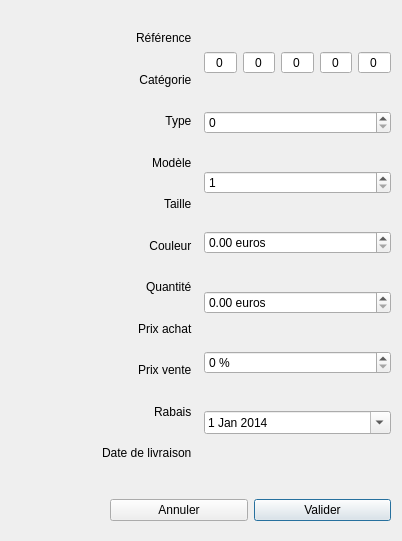
<?xml version="1.0" encoding="UTF-8"?>
<ui version="4.0">
 <class>ajoutStock</class>
 <widget class="QDialog" name="ajoutStock">
  <property name="windowModality">
   <enum>Qt::ApplicationModal</enum>
  </property>
  <property name="geometry">
   <rect>
    <x>0</x>
    <y>0</y>
    <width>402</width>
    <height>541</height>
   </rect>
  </property>
  <property name="windowTitle">
   <string>Ajout d'articles</string>
  </property>
  <widget class="QWidget" name="horizontalLayoutWidget_12">
   <property name="geometry">
    <rect>
     <x>10</x>
     <y>20</y>
     <width>381</width>
     <height>451</height>
    </rect>
   </property>
   <layout class="QHBoxLayout" name="bigHLayout">
    <property name="sizeConstraint">
     <enum>QLayout::SetDefaultConstraint</enum>
    </property>
    <item>
     <layout class="QVBoxLayout" name="labels">
      <item>
       <widget class="QLabel" name="label_ref">
        <property name="font">
         <font>
          <weight>50</weight>
          <italic>false</italic>
          <bold>false</bold>
         </font>
        </property>
        <property name="text">
         <string>Référence  </string>
        </property>
        <property name="alignment">
         <set>Qt::AlignRight|Qt::AlignTrailing|Qt::AlignVCenter</set>
        </property>
       </widget>
      </item>
      <item>
       <widget class="QLabel" name="label_categorie">
        <property name="font">
         <font>
          <weight>50</weight>
          <italic>false</italic>
          <bold>false</bold>
         </font>
        </property>
        <property name="text">
         <string>Catégorie  </string>
        </property>
        <property name="alignment">
         <set>Qt::AlignRight|Qt::AlignTrailing|Qt::AlignVCenter</set>
        </property>
       </widget>
      </item>
      <item>
       <widget class="QLabel" name="label_type">
        <property name="font">
         <font>
          <weight>50</weight>
          <italic>false</italic>
          <bold>false</bold>
         </font>
        </property>
        <property name="text">
         <string>Type  </string>
        </property>
        <property name="alignment">
         <set>Qt::AlignRight|Qt::AlignTrailing|Qt::AlignVCenter</set>
        </property>
       </widget>
      </item>
      <item>
       <widget class="QLabel" name="label_model">
        <property name="font">
         <font>
          <weight>50</weight>
          <italic>false</italic>
          <bold>false</bold>
         </font>
        </property>
        <property name="text">
         <string>Modèle  </string>
        </property>
        <property name="alignment">
         <set>Qt::AlignRight|Qt::AlignTrailing|Qt::AlignVCenter</set>
        </property>
       </widget>
      </item>
      <item>
       <widget class="QLabel" name="label_taille">
        <property name="font">
         <font>
          <weight>50</weight>
          <italic>false</italic>
          <bold>false</bold>
         </font>
        </property>
        <property name="text">
         <string>Taille  </string>
        </property>
        <property name="alignment">
         <set>Qt::AlignRight|Qt::AlignTrailing|Qt::AlignVCenter</set>
        </property>
       </widget>
      </item>
      <item>
       <widget class="QLabel" name="label_couleur">
        <property name="font">
         <font>
          <weight>50</weight>
          <italic>false</italic>
          <bold>false</bold>
         </font>
        </property>
        <property name="text">
         <string>Couleur  </string>
        </property>
        <property name="alignment">
         <set>Qt::AlignRight|Qt::AlignTrailing|Qt::AlignVCenter</set>
        </property>
       </widget>
      </item>
      <item>
       <widget class="QLabel" name="label_quantite">
        <property name="font">
         <font>
          <weight>50</weight>
          <italic>false</italic>
          <bold>false</bold>
         </font>
        </property>
        <property name="text">
         <string>Quantité  </string>
        </property>
        <property name="alignment">
         <set>Qt::AlignRight|Qt::AlignTrailing|Qt::AlignVCenter</set>
        </property>
       </widget>
      </item>
      <item>
       <widget class="QLabel" name="label_achat">
        <property name="font">
         <font>
          <weight>50</weight>
          <italic>false</italic>
          <bold>false</bold>
         </font>
        </property>
        <property name="text">
         <string>Prix achat  </string>
        </property>
        <property name="alignment">
         <set>Qt::AlignRight|Qt::AlignTrailing|Qt::AlignVCenter</set>
        </property>
       </widget>
      </item>
      <item>
       <widget class="QLabel" name="label_vente">
        <property name="font">
         <font>
          <weight>50</weight>
          <italic>false</italic>
          <bold>false</bold>
          <underline>false</underline>
          <strikeout>false</strikeout>
         </font>
        </property>
        <property name="layoutDirection">
         <enum>Qt::LeftToRight</enum>
        </property>
        <property name="text">
         <string>Prix vente  </string>
        </property>
        <property name="alignment">
         <set>Qt::AlignRight|Qt::AlignTrailing|Qt::AlignVCenter</set>
        </property>
       </widget>
      </item>
      <item>
       <widget class="QLabel" name="label_rabais">
        <property name="font">
         <font>
          <weight>50</weight>
          <italic>false</italic>
          <bold>false</bold>
         </font>
        </property>
        <property name="text">
         <string>Rabais  </string>
        </property>
        <property name="alignment">
         <set>Qt::AlignRight|Qt::AlignTrailing|Qt::AlignVCenter</set>
        </property>
       </widget>
      </item>
      <item>
       <widget class="QLabel" name="label_date">
        <property name="font">
         <font>
          <weight>50</weight>
          <italic>false</italic>
          <bold>false</bold>
         </font>
        </property>
        <property name="text">
         <string>Date de livraison  </string>
        </property>
        <property name="alignment">
         <set>Qt::AlignRight|Qt::AlignTrailing|Qt::AlignVCenter</set>
        </property>
       </widget>
      </item>
     </layout>
    </item>
    <item>
     <layout class="QVBoxLayout" name="fields">
      <item>
       <layout class="QHBoxLayout" name="field_reference">
        <item>
         <widget class="QSpinBox" name="refca">
          <property name="alignment">
           <set>Qt::AlignCenter</set>
          </property>
          <property name="buttonSymbols">
           <enum>QAbstractSpinBox::NoButtons</enum>
          </property>
          <property name="maximum">
           <number>9</number>
          </property>
         </widget>
        </item>
        <item>
         <widget class="QSpinBox" name="reft">
          <property name="alignment">
           <set>Qt::AlignCenter</set>
          </property>
          <property name="buttonSymbols">
           <enum>QAbstractSpinBox::NoButtons</enum>
          </property>
         </widget>
        </item>
        <item>
         <widget class="QSpinBox" name="refm">
          <property name="alignment">
           <set>Qt::AlignCenter</set>
          </property>
          <property name="buttonSymbols">
           <enum>QAbstractSpinBox::NoButtons</enum>
          </property>
          <property name="maximum">
           <number>9</number>
          </property>
         </widget>
        </item>
        <item>
         <widget class="QSpinBox" name="refs">
          <property name="alignment">
           <set>Qt::AlignCenter</set>
          </property>
          <property name="buttonSymbols">
           <enum>QAbstractSpinBox::NoButtons</enum>
          </property>
          <property name="minimum">
           <number>0</number>
          </property>
          <property name="maximum">
           <number>80</number>
          </property>
          <property name="singleStep">
           <number>2</number>
          </property>
         </widget>
        </item>
        <item>
         <widget class="QSpinBox" name="refco">
          <property name="alignment">
           <set>Qt::AlignCenter</set>
          </property>
          <property name="buttonSymbols">
           <enum>QAbstractSpinBox::NoButtons</enum>
          </property>
         </widget>
        </item>
       </layout>
      </item>
      <item>
       <layout class="QHBoxLayout" name="field_categorie"/>
      </item>
      <item>
       <layout class="QHBoxLayout" name="field_type"/>
      </item>
      <item>
       <layout class="QHBoxLayout" name="field_modele">
        <item>
         <widget class="QSpinBox" name="model_spin">
          <property name="maximum">
           <number>9</number>
          </property>
         </widget>
        </item>
       </layout>
      </item>
      <item>
       <layout class="QHBoxLayout" name="field_taille"/>
      </item>
      <item>
       <layout class="QHBoxLayout" name="field_couleur"/>
      </item>
      <item>
       <layout class="QHBoxLayout" name="field_quantite">
        <item>
         <widget class="QSpinBox" name="qty_spin">
          <property name="minimum">
           <number>1</number>
          </property>
          <property name="maximum">
           <number>9999</number>
          </property>
         </widget>
        </item>
       </layout>
      </item>
      <item>
       <layout class="QHBoxLayout" name="field_achat">
        <item>
         <widget class="QDoubleSpinBox" name="achat_spin">
          <property name="suffix">
           <string> euros</string>
          </property>
          <property name="maximum">
           <double>9999.989999999999782</double>
          </property>
          <property name="singleStep">
           <double>0.010000000000000</double>
          </property>
         </widget>
        </item>
       </layout>
      </item>
      <item>
       <layout class="QHBoxLayout" name="field_vente">
        <item>
         <widget class="QDoubleSpinBox" name="vente_spin">
          <property name="suffix">
           <string> euros</string>
          </property>
          <property name="maximum">
           <double>9999.989999999999782</double>
          </property>
          <property name="singleStep">
           <double>0.010000000000000</double>
          </property>
         </widget>
        </item>
       </layout>
      </item>
      <item>
       <layout class="QHBoxLayout" name="field_rabais">
        <item>
         <widget class="QSpinBox" name="rabais_spin">
          <property name="suffix">
           <string> %</string>
          </property>
          <property name="maximum">
           <number>100</number>
          </property>
         </widget>
        </item>
       </layout>
      </item>
      <item>
       <layout class="QHBoxLayout" name="field_date">
        <item>
         <widget class="QDateEdit" name="date_edit">
          <property name="currentSection">
           <enum>QDateTimeEdit::DaySection</enum>
          </property>
          <property name="calendarPopup">
           <bool>true</bool>
          </property>
          <property name="date">
           <date>
            <year>2014</year>
            <month>1</month>
            <day>1</day>
           </date>
          </property>
         </widget>
        </item>
       </layout>
      </item>
     </layout>
    </item>
   </layout>
  </widget>
  <widget class="QWidget" name="horizontalLayoutWidget">
   <property name="geometry">
    <rect>
     <x>110</x>
     <y>490</y>
     <width>281</width>
     <height>41</height>
    </rect>
   </property>
   <layout class="QHBoxLayout" name="boutons_ok">
    <item>
     <widget class="QPushButton" name="annuler">
      <property name="text">
       <string>Annuler</string>
      </property>
      <property name="icon">
       <iconset>
        <normaloff>../appdata/edit-delete.png</normaloff>../appdata/edit-delete.png</iconset>
      </property>
      <property name="autoDefault">
       <bool>true</bool>
      </property>
     </widget>
    </item>
    <item>
     <widget class="QPushButton" name="valider">
      <property name="text">
       <string>Valider</string>
      </property>
      <property name="icon">
       <iconset>
        <normaloff>../appdata/arrow-right.png</normaloff>../appdata/arrow-right.png</iconset>
      </property>
      <property name="default">
       <bool>true</bool>
      </property>
     </widget>
    </item>
   </layout>
  </widget>
 </widget>
 <resources/>
 <connections/>
</ui>
